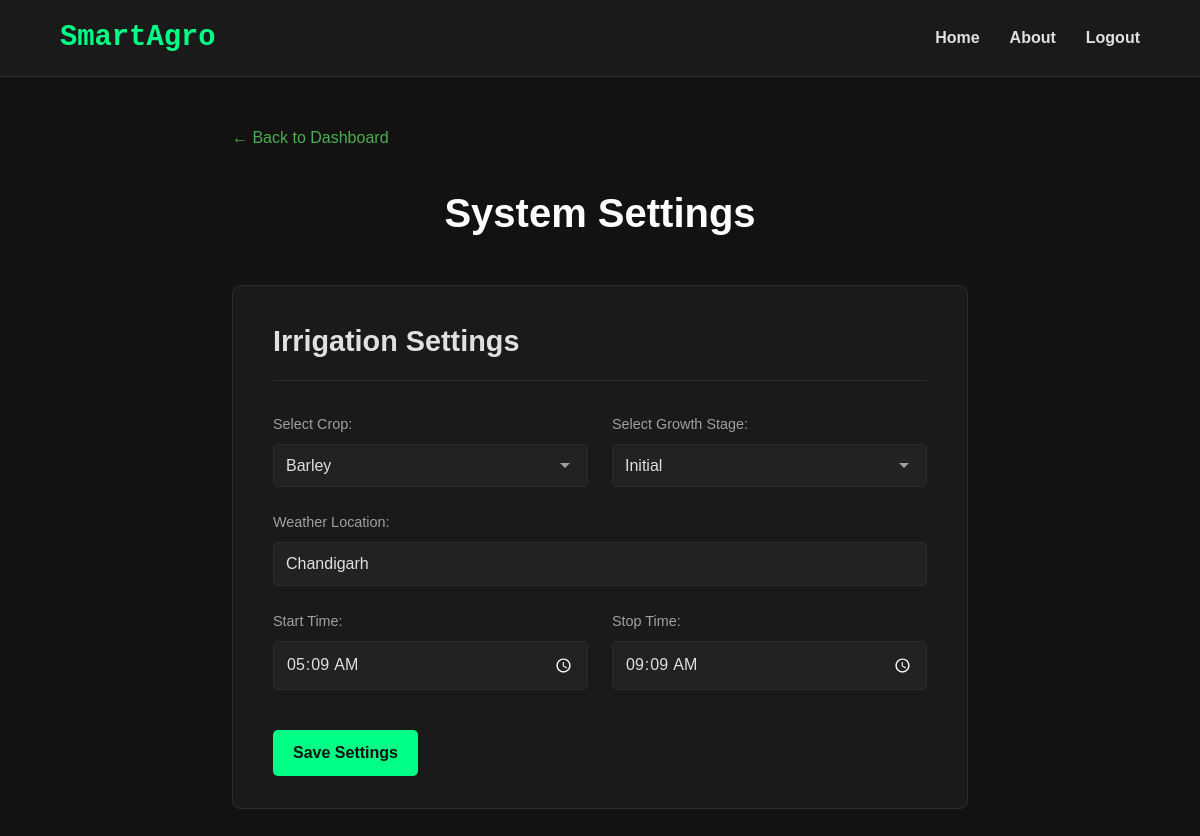
The app's page /settings (signed in) with its own data.
### tables this page shows
CREATE TABLE "system_settings" (
    id INTEGER PRIMARY KEY AUTOINCREMENT,
    device_id INTEGER NOT NULL UNIQUE,
    crop_name TEXT,
    growth_stage TEXT,
    city TEXT,
    start_at TEXT,
    end_at TEXT
);

### app.py (the view)
@app.route('/settings')
@login_required
def settings():
    con = sqlite3.connect('database.db')
    cur = con.cursor()
    cur.execute("SELECT DISTINCT crop_name, growth_stage FROM irrigation_schedule ORDER BY crop_name, id")
    all_schedules = cur.fetchall()
    crop_data = {}
    for crop, stage in all_schedules:
        if crop not in crop_data:
            crop_data[crop] = []
        if stage:
            crop_data[crop].append(stage)
    current_settings_result = cur.execute("SELECT crop_name, growth_stage, city, start_at, end_at FROM system_settings WHERE device_id = ?", (current_user.device_id,)).fetchone()
    current_settings = {
        'crop_name': current_settings_result[0],
        'growth_stage': current_settings_result[1],
        'city':current_settings_result[2],
        'start_at': current_settings_result[3],
        'end_at':current_settings_result[4]
    }
    con.close()
    return render_template('settings.html', crop_data = crop_data, current_settings = current_settings)

### app.py (called while the page is built)
def get_db_connection():
    con = sqlite3.connect('database.db')
    con.row_factory = sqlite3.Row
    return con

@login_manager.user_loader
def load_user(user_id):
    con = get_db_connection()
    user_data = con.execute('SELECT * FROM users WHERE id = ?', (user_id, )).fetchone()
    con.close()
    if user_data:
        return User(id = user_data['id'], username= user_data['username'], password = user_data['password'], device_id=user_data['device_id'], setup = user_data['setup'])
    return None

### templates/settings.html (shortened to what this page needs)
<!DOCTYPE html>
<html lang="en">
  <head>
  </head>
  <body>
    <header>
      <div id="logo">SmartAgro</div>
      <nav>
        <a id = "home_ref" href="{{url_for('index')}}">Home</a>
        <a id = "about_ref" href="{{url_for('about')}}">About</a>
        <a id = "contact_ref" href="{{url_for('logout')}}">Logout</a>
      </nav>
    </header>
    <main>
        <div style="width: 100%; max-width: 800px; margin-bottom: 30px;">
            <a href="/dashboard" style="color: #4CAF50; text-decoration: none; font-weight: 500; transition: color 0.2s ease;">
                ← Back to Dashboard
            </a>
        </div>
      <h1>System Settings</h1>
      <div class="settings-container">
        <h2 id="settings-title">Irrigation Settings</h2>
        <form
          id="settings-form"
          action="{{ url_for('update_settings') }}"
          method="POST"
        >
        <div class = "crop_select">
          <div class="form-group">
            <label for="crop-select">Select Crop:</label>
            <select id="crop-select" name="crop_name">
              </select>
          </div>
          <div class="form-group">
            <label for="stage-select">Select Growth Stage:</label>
            <select id="stage-select" name="growth_stage">
              </select>
          </div>
          </div>
          <div class = "weather_location">
            <div class="form-group">
              <label for="city-input">Weather Location:</label>
              <input type="text" id="city-input" name="city" value="{{ current_settings.city }}" />
            </div>
          </div>
          <div class = "time_range">
            <div class="form-group">
              <label for="start-time">Start Time:</label>
              <input type="time" id="start-time" name="start_at" value="{{ current_settings.start_at }}" />
            </div>
            <div class="form-group">
              <label for="stop-time">Stop Time:</label>
              <input type="time" id="stop-time" name="end_at" value="{{ current_settings.end_at }}" />
            </div>
          </div>
          <button id="save-button" type="submit">Save Settings</button>
        </form>
      </div>
    </main>
  </body>
</html>

### templates/settings.html (style rules this page uses)
:root { --bg-dark: #121212; --nav-dark: #1a1a1a; --input-bg: #222222; --green-accent: #00ff85; --green-hover: #00e676; --text-primary: #e0e0e0; --text-secondary: #a0a0a0; --border-color: #2c2c2c; --shadow-accent: 0 0 0 2px rgba(0, 255, 133, 0.5); }
* { margin: 0; padding: 0; box-sizing: border-box; }
body { font-family: 'Poppins', sans-serif; background-color: var(--bg-dark); color: var(--text-primary); line-height: 1.6; }
header { display: flex; justify-content: space-between; align-items: center; padding: 15px 5%; background-color: var(--nav-dark); border-bottom: 1px solid var(--border-color); position: sticky; top: 0; z-index: 100; }
#logo { font-family: 'Roboto Mono', monospace; font-size: 1.8em; font-weight: 700; color: var(--green-accent); }
nav { display: flex; gap: 30px; }
nav a { text-decoration: none; color: var(--text-primary); font-weight: 600; transition: color 0.3s ease; }
main { max-width: 800px; margin: 3rem auto; padding: 0 2rem; animation: fadeIn 1s ease-in-out; }
main h1 { text-align: center; font-size: 2.5rem; font-weight: 700; color: #ffffff; margin-bottom: 2.5rem; }
.settings-container { background-color: var(--nav-dark); padding: 2rem 2.5rem; border-radius: 8px; border: 1px solid var(--border-color); }
#settings-title { font-size: 1.8rem; color: var(--text-primary); margin-bottom: 2rem; padding-bottom: 1rem; border-bottom: 1px solid var(--border-color); }
#settings-form { display: grid; gap: 1.5rem; }
.crop_select, .time_range { display: grid; grid-template-columns: repeat(auto-fit, minmax(200px, 1fr)); gap: 1.5rem; }
.form-group { display: flex; flex-direction: column; }
.form-group label { font-size: 0.9rem; font-weight: 500; color: var(--text-secondary); margin-bottom: 0.5rem; }
.form-group input, .form-group select { width: 100%; padding: 12px; background-color: var(--input-bg); border: 1px solid var(--border-color); border-radius: 5px; color: var(--text-primary); font-family: 'Poppins', sans-serif; font-size: 1rem; transition: border-color 0.3s ease, box-shadow 0.3s ease; }
.form-group select { -webkit-appearance: none; appearance: none; background-repeat: no-repeat; background-position: right 10px center; }
input[type="time"] { color-scheme: dark; }
#save-button { background-color: var(--green-accent); color: var(--bg-dark); border: none; padding: 14px 20px; font-size: 1rem; font-weight: 600; font-family: 'Poppins', sans-serif; border-radius: 5px; cursor: pointer; transition: background-color 0.3s ease, transform 0.2s ease; margin-top: 1rem; justify-self: start; }

### records on screen
system_settings: city "Chandigarh", start_at "05:09", end_at "09:09"
